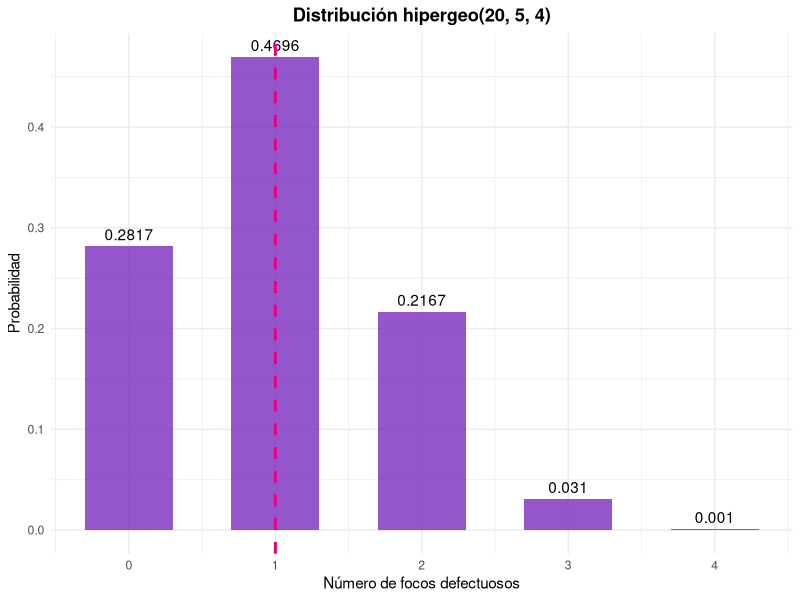
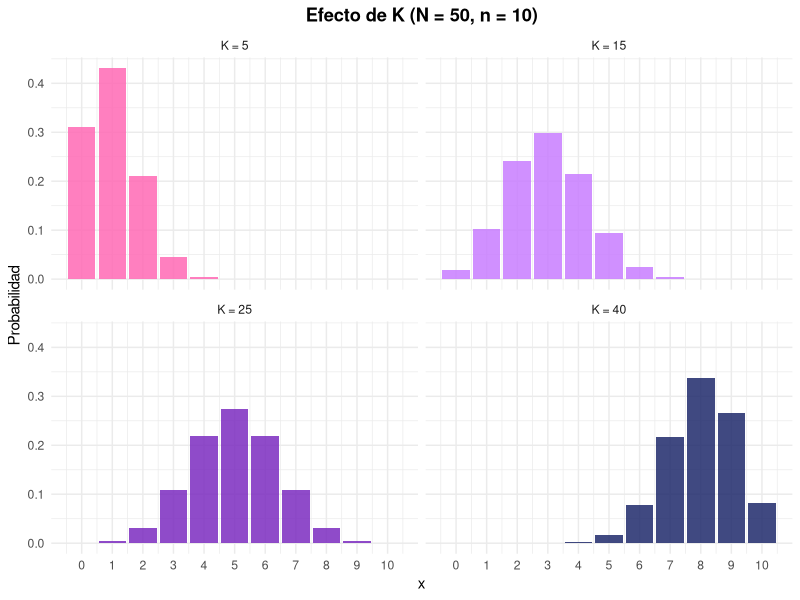
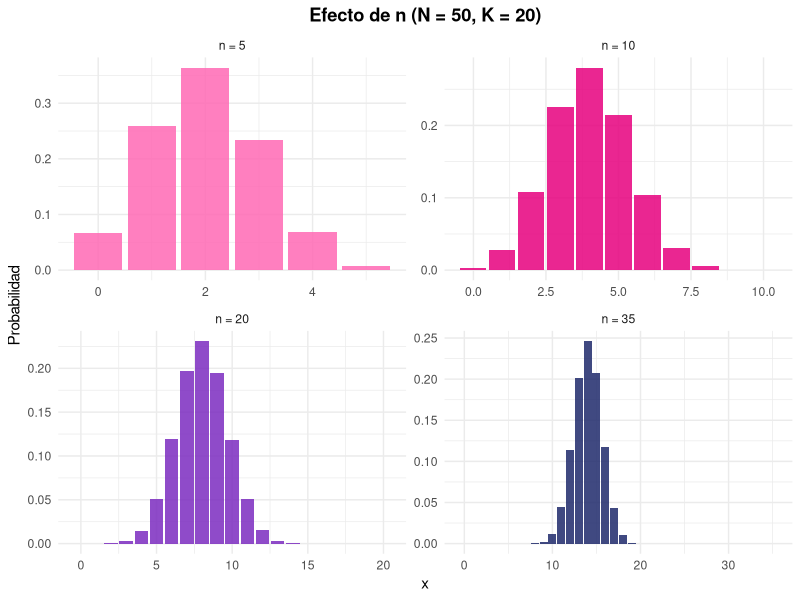
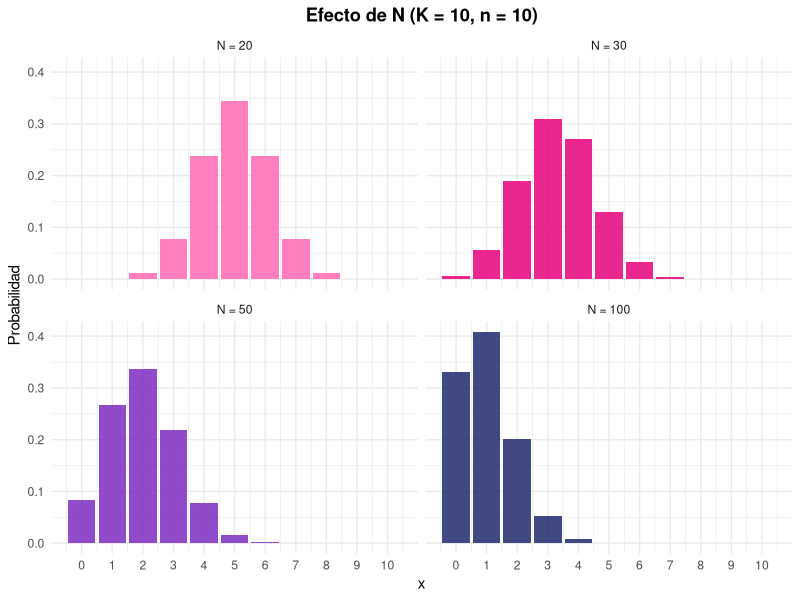
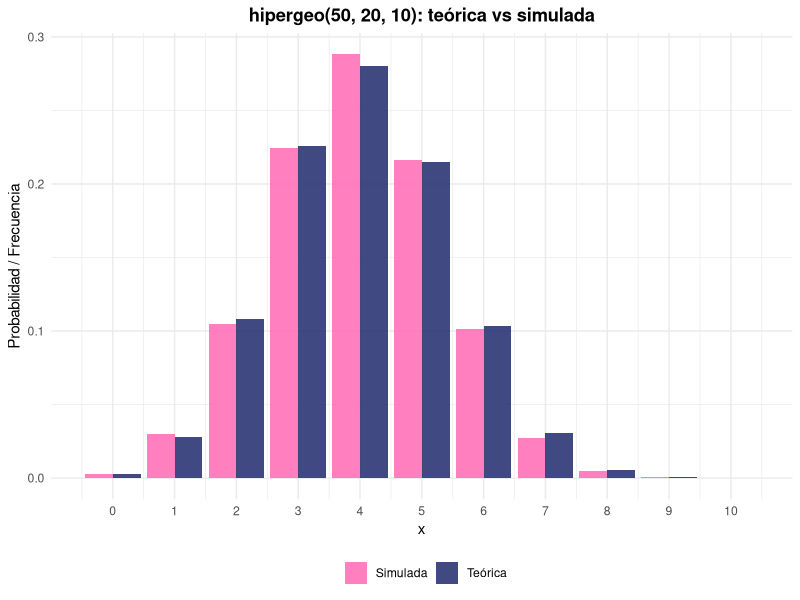
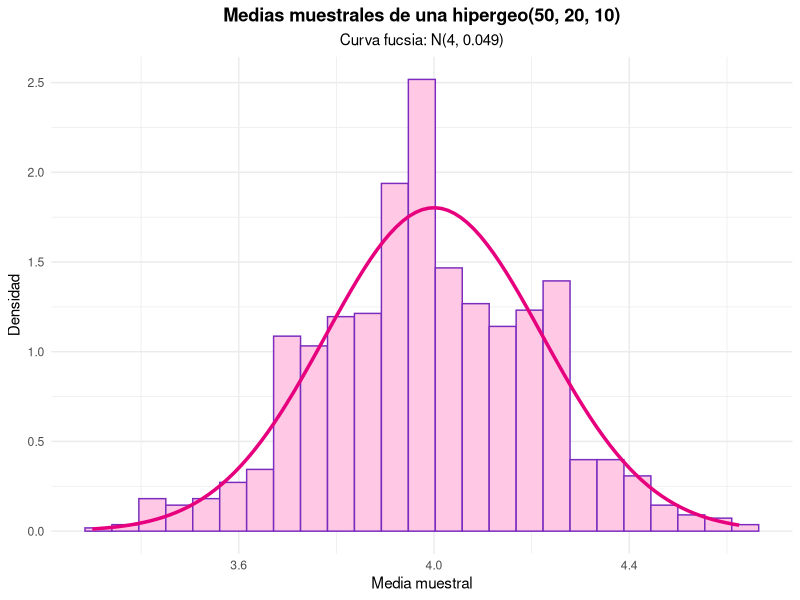
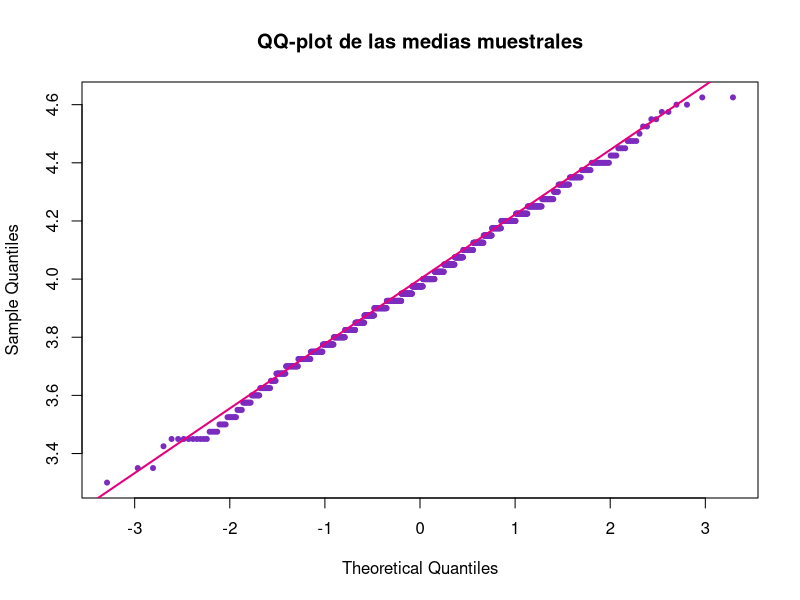

Write the R code that produced these figures, in order.
## ---- chunk 1
#| label: setup
#| include: false
library(tidyverse)
library(kableExtra)
library(gridExtra)
## ---- chunk 2
#| label: ejemplo-focos
#| code-fold: true

N_focos <- 20
K_focos <- 5
n_focos <- 4

x_focos <- 0:n_focos

tabla_focos <- data.frame(
  x = x_focos,
  Probabilidad = dhyper(x_focos, K_focos, N_focos - K_focos, n_focos),
  Acumulada = phyper(x_focos, K_focos, N_focos - K_focos, n_focos)
)

kable(tabla_focos, digits = 4,
      caption = "Distribución hipergeo(20, 5, 4)",
      col.names = c("x", "P(X = x)", "P(X ≤ x)")) %>%
  kable_styling(bootstrap_options = "striped")

# Parámetros estadísticos
media_focos <- n_focos * K_focos / N_focos
var_focos <- n_focos * (K_focos / N_focos) * ((N_focos - K_focos) / N_focos) *
  ((N_focos - n_focos) / (N_focos - 1))

cat("Media:", media_focos, "\n")
cat("Varianza:", round(var_focos, 4), "\n")
cat("Desviación estándar:", round(sqrt(var_focos), 4), "\n")
## ---- chunk 3
#| label: grafico-focos
#| code-fold: true
#| fig-align: center

ggplot(tabla_focos, aes(x = x, y = Probabilidad)) +
  geom_col(fill = "#7B2CBF", alpha = 0.8, width = 0.6) +
  geom_text(aes(label = round(Probabilidad, 4)), vjust = -0.5) +
  geom_vline(xintercept = media_focos, color = "#E6007E", linetype = "dashed", linewidth = 1) +
  labs(title = "Distribución hipergeo(20, 5, 4)",
       x = "Número de focos defectuosos",
       y = "Probabilidad") +
  theme_minimal() +
  theme(plot.title = element_text(hjust = 0.5, face = "bold"))
## ---- chunk 4
#| label: efecto-K
#| code-fold: true
#| fig-align: center

N_fijo <- 50
n_fijo <- 10
valores_K <- c(5, 15, 25, 40)

datos_K <- data.frame()
for (K in valores_K) {
  x <- 0:n_fijo
  temp <- data.frame(
    x = x,
    probabilidad = dhyper(x, K, N_fijo - K, n_fijo),
    K = paste("K =", K)
  )
  datos_K <- rbind(datos_K, temp)
}
datos_K$K <- factor(datos_K$K, levels = paste("K =", valores_K))

ggplot(datos_K, aes(x = x, y = probabilidad, fill = K)) +
  geom_col(alpha = 0.85, show.legend = FALSE) +
  scale_fill_manual(values = c("#FF69B4", "#C77DFF", "#7B2CBF", "#1F2A6B")) +
  scale_x_continuous(breaks = 0:n_fijo) +
  facet_wrap(~K) +
  labs(title = "Efecto de K (N = 50, n = 10)",
       x = "x",
       y = "Probabilidad") +
  theme_minimal() +
  theme(plot.title = element_text(hjust = 0.5, face = "bold"))
## ---- chunk 5
#| label: efecto-n
#| code-fold: true
#| fig-align: center

K_fijo <- 20
valores_n <- c(5, 10, 20, 35)

datos_n <- data.frame()
for (n in valores_n) {
  x <- 0:n
  temp <- data.frame(
    x = x,
    probabilidad = dhyper(x, K_fijo, N_fijo - K_fijo, n),
    n = paste("n =", n)
  )
  datos_n <- rbind(datos_n, temp)
}
datos_n$n <- factor(datos_n$n, levels = paste("n =", valores_n))

ggplot(datos_n, aes(x = x, y = probabilidad, fill = n)) +
  geom_col(alpha = 0.85, show.legend = FALSE) +
  scale_fill_manual(values = c("#FF69B4", "#E6007E", "#7B2CBF", "#1F2A6B")) +
  facet_wrap(~n, scales = "free") +
  labs(title = "Efecto de n (N = 50, K = 20)",
       x = "x",
       y = "Probabilidad") +
  theme_minimal() +
  theme(plot.title = element_text(hjust = 0.5, face = "bold"))
## ---- chunk 6
#| label: efecto-N
#| code-fold: true
#| fig-align: center

K_fijo2 <- 10
valores_N <- c(20, 30, 50, 100)

datos_N <- data.frame()
for (N in valores_N) {
  x <- 0:n_fijo
  temp <- data.frame(
    x = x,
    probabilidad = dhyper(x, K_fijo2, N - K_fijo2, n_fijo),
    N = paste("N =", N)
  )
  datos_N <- rbind(datos_N, temp)
}
datos_N$N <- factor(datos_N$N, levels = paste("N =", valores_N))

ggplot(datos_N, aes(x = x, y = probabilidad, fill = N)) +
  geom_col(alpha = 0.85, show.legend = FALSE) +
  scale_fill_manual(values = c("#FF69B4", "#E6007E", "#7B2CBF", "#1F2A6B")) +
  scale_x_continuous(breaks = 0:n_fijo) +
  facet_wrap(~N) +
  labs(title = "Efecto de N (K = 10, n = 10)",
       x = "x",
       y = "Probabilidad") +
  theme_minimal() +
  theme(plot.title = element_text(hjust = 0.5, face = "bold"))
## ---- chunk 7
#| label: tabla-parametros-hiper
#| code-fold: true

combinaciones <- data.frame(
  N = c(50, 50, 50, 50, 50, 100),
  K = c(5, 25, 40, 20, 20, 10),
  n = c(10, 10, 10, 5, 35, 10)
)

combinaciones$Media <- combinaciones$n * combinaciones$K / combinaciones$N
combinaciones$Varianza <- combinaciones$n * (combinaciones$K / combinaciones$N) *
  ((combinaciones$N - combinaciones$K) / combinaciones$N) *
  ((combinaciones$N - combinaciones$n) / (combinaciones$N - 1))
combinaciones$Desv_Std <- sqrt(combinaciones$Varianza)

kable(combinaciones, digits = 4,
      caption = "Media y varianza de la hipergeométrica",
      col.names = c("N", "K", "n", "Media", "Varianza", "Desv. Estándar")) %>%
  kable_styling(bootstrap_options = "striped")
## ---- chunk 8
#| label: simulacion-hiper
#| code-fold: true

set.seed(123)

N_sim <- 50
K_sim <- 20
n_sim <- 10
repeticiones <- 10000

sim_hiper <- rhyper(repeticiones, K_sim, N_sim - K_sim, n_sim)

media_teo <- n_sim * K_sim / N_sim
var_teo <- n_sim * (K_sim / N_sim) * ((N_sim - K_sim) / N_sim) * ((N_sim - n_sim) / (N_sim - 1))

comparacion <- data.frame(
  Estadistica = c("Media", "Varianza", "Desv. Estándar"),
  Teorica = c(media_teo, var_teo, sqrt(var_teo)),
  Simulada = c(mean(sim_hiper), var(sim_hiper), sd(sim_hiper))
)

kable(comparacion, digits = 4,
      caption = "hipergeo(50, 20, 10): teórica vs simulada",
      col.names = c("Estadística", "Teórica", "Simulada")) %>%
  kable_styling(bootstrap_options = "striped")
## ---- chunk 9
#| label: grafico-simulacion-hiper
#| code-fold: true
#| fig-align: center

x_sim <- 0:n_sim

datos_sim <- data.frame(
  x = rep(x_sim, 2),
  valor = c(dhyper(x_sim, K_sim, N_sim - K_sim, n_sim),
            as.numeric(table(factor(sim_hiper, levels = x_sim))) / repeticiones),
  tipo = rep(c("Teórica", "Simulada"), each = length(x_sim))
)

ggplot(datos_sim, aes(x = x, y = valor, fill = tipo)) +
  geom_col(position = "dodge", alpha = 0.85) +
  scale_fill_manual(values = c("Teórica" = "#1F2A6B", "Simulada" = "#FF69B4")) +
  scale_x_continuous(breaks = x_sim) +
  labs(title = "hipergeo(50, 20, 10): teórica vs simulada",
       x = "x",
       y = "Probabilidad / Frecuencia",
       fill = "") +
  theme_minimal() +
  theme(plot.title = element_text(hjust = 0.5, face = "bold"),
        legend.position = "bottom")
## ---- chunk 10
#| label: tcl-hiper
#| code-fold: true
#| fig-align: center

set.seed(123)

k_muestras <- 1000
n_muestra <- 40

medias <- numeric(k_muestras)
for (i in 1:k_muestras) {
  medias[i] <- mean(rhyper(n_muestra, K_sim, N_sim - K_sim, n_sim))
}

var_media_teo <- var_teo / n_muestra

cat("Media teórica:", media_teo, "| Media observada:", round(mean(medias), 4), "\n")
cat("Varianza teórica:", round(var_media_teo, 4), "| Varianza observada:", round(var(medias), 4), "\n")

ggplot(data.frame(medias = medias), aes(x = medias)) +
  geom_histogram(aes(y = after_stat(density)), bins = 25,
                 fill = "#FFC8E4", color = "#7B2CBF") +
  stat_function(fun = dnorm, args = list(mean = media_teo, sd = sqrt(var_media_teo)),
                color = "#E6007E", linewidth = 1.2) +
  labs(title = "Medias muestrales de una hipergeo(50, 20, 10)",
       subtitle = "Curva fucsia: N(4, 0.049)",
       x = "Media muestral",
       y = "Densidad") +
  theme_minimal() +
  theme(plot.title = element_text(hjust = 0.5, face = "bold"),
        plot.subtitle = element_text(hjust = 0.5))
## ---- chunk 11
#| label: qq-hiper
#| code-fold: true
#| fig-align: center
#| fig-width: 6
#| fig-height: 5

qqnorm(medias, main = "QQ-plot de las medias muestrales", pch = 20, col = "#7B2CBF")
qqline(medias, col = "#E6007E", lwd = 2)
